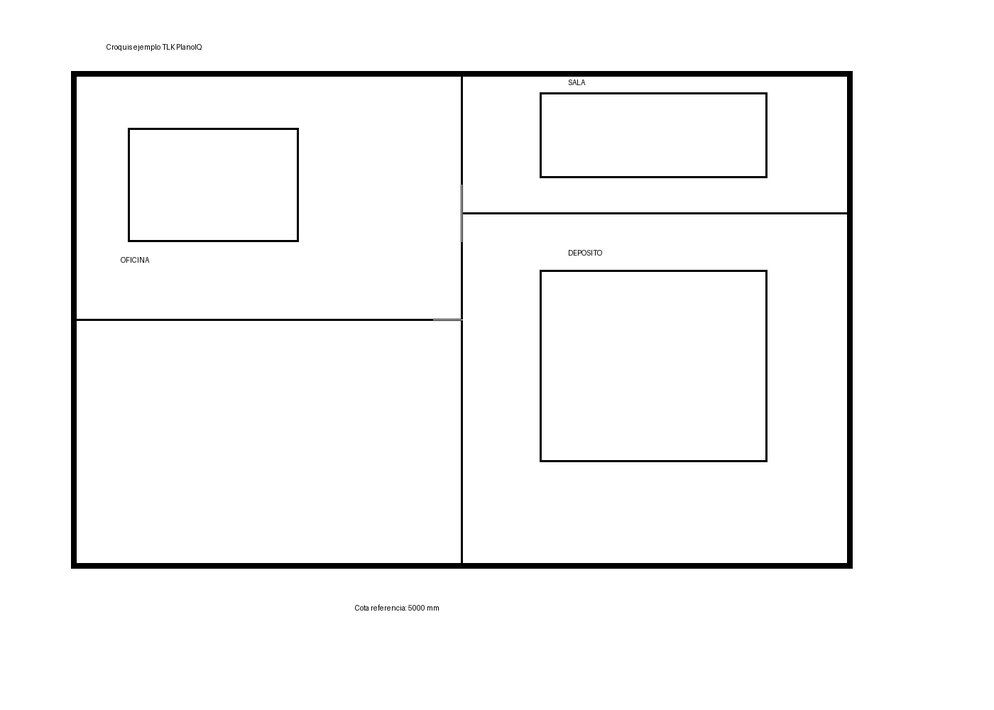
#> input picture data/uploads/ea3ed292077d.png, 994 x 710 px, shrunk from 1400 x 1000 before the run
$ python -i document_normalizer.py   (imports and definitions only)
#> lines starting #> are read from the running program, lines starting #| are printed output that depends on the picture; after the words box and inside, x2 and y2 are one past the last pixel; in counts of white or black regions, pixels touching at a corner belong together
#> further down, picture is the input picture: shape (710, 994, 3); min 0, max 255, mean 247.1
from __future__ import annotations

from typing import Any
import cv2
import numpy as np


def _auto_crop_to_content(gray: np.ndarray) -> tuple[np.ndarray, dict[str,int]]:
    h, w = gray.shape[:2]
#> h = 710; w = 994
    inv = 255 - gray
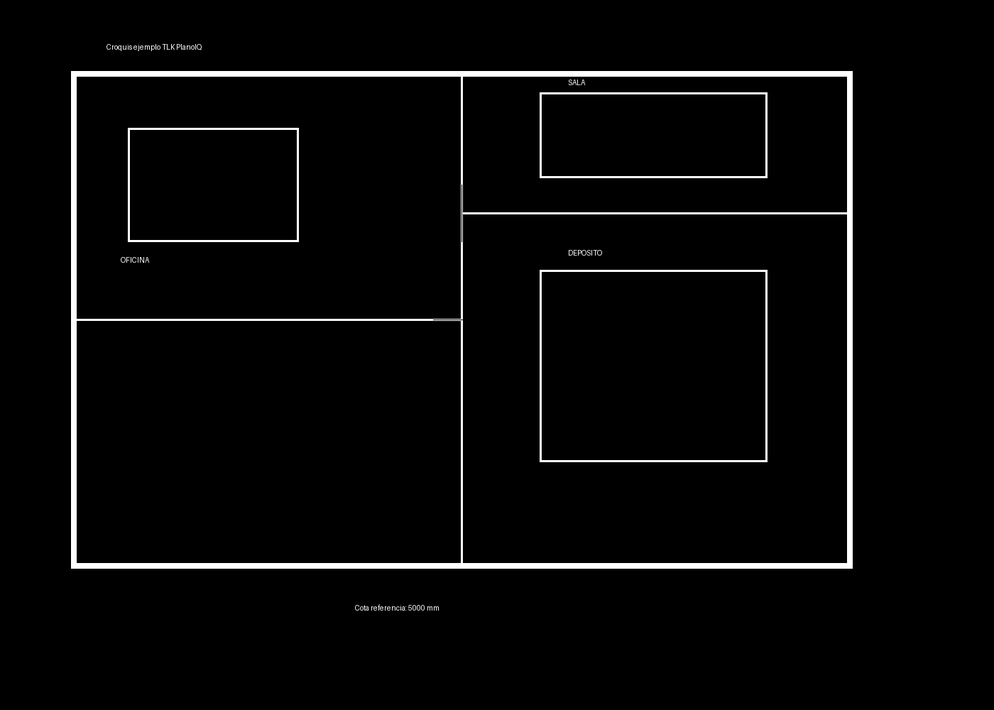
#> inv: shape (710, 994); min 0, max 255, mean 7.9
    _, th = cv2.threshold(inv, 0, 255, cv2.THRESH_BINARY + cv2.THRESH_OTSU)
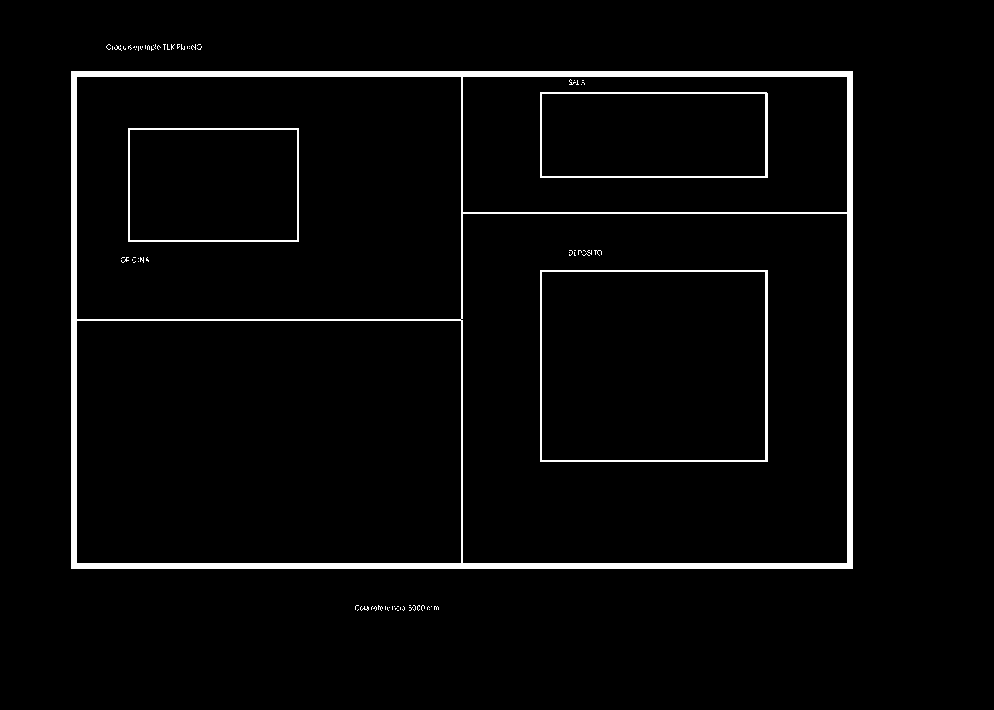
#> th: shape (710, 994); 3.2% white; 82 white regions (77 under 20 px), largest, box (x1, y1, x2, y2) and area: (71, 71, 853, 569) 17722, (540, 270, 768, 462) 1852, (540, 92, 768, 178) 1321, (128, 128, 299, 242) 1124, (360, 606, 369, 611) 20
    coords = cv2.findNonZero(th)
#> coords = contour of 22480 points, box (x1, y1, x2, y2) (71, 44, 853, 611), area 106957
    if coords is None:
        return gray, {"x": 0, "y": 0, "w": w, "h": h}
    x, y, bw, bh = cv2.boundingRect(coords)
#> x = 71; y = 44; bw = 782; bh = 567
    pad_x = max(8, int(bw * 0.02))
#> pad_x = 15
    pad_y = max(8, int(bh * 0.02))
#> pad_y = 11
    x1 = max(0, x - pad_x)
#> x1 = 56
    y1 = max(0, y - pad_y)
#> y1 = 33
    x2 = min(w, x + bw + pad_x)
#> x2 = 868
    y2 = min(h, y + bh + pad_y)
#> y2 = 622
    return gray[y1:y2, x1:x2], {"x": x1, "y": y1, "w": x2 - x1, "h": y2 - y1}


def normalize_document(image_bgr: np.ndarray) -> dict[str, Any]:
    original = image_bgr.copy()
    gray = cv2.cvtColor(original, cv2.COLOR_BGR2GRAY)
    cropped_gray, crop_box = _auto_crop_to_content(gray)
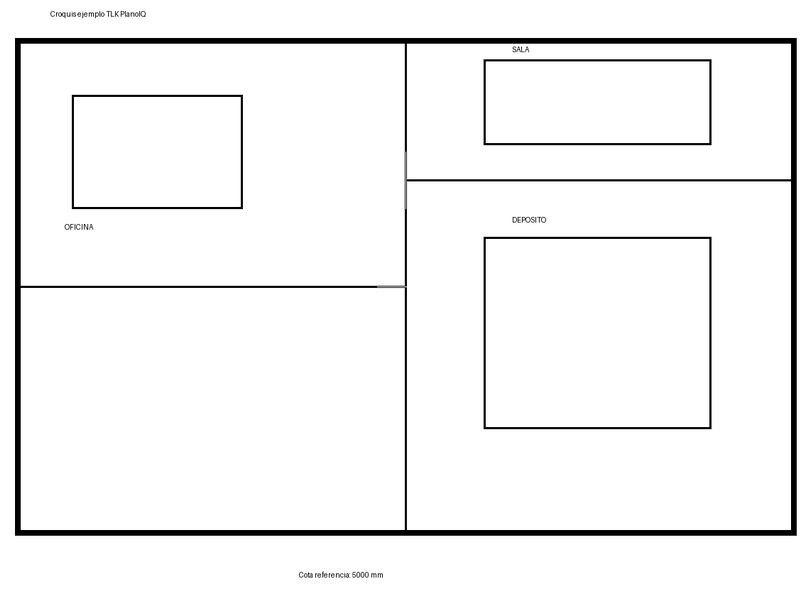
#> cropped_gray: shape (589, 812); min 0, max 255, mean 243.4
#> crop_box = {'x': 56, 'y': 33, 'w': 812, 'h': 589}
    # fondo suave para compensar sombras sin empastar líneas finas
    blur = cv2.GaussianBlur(cropped_gray, (0, 0), 15)
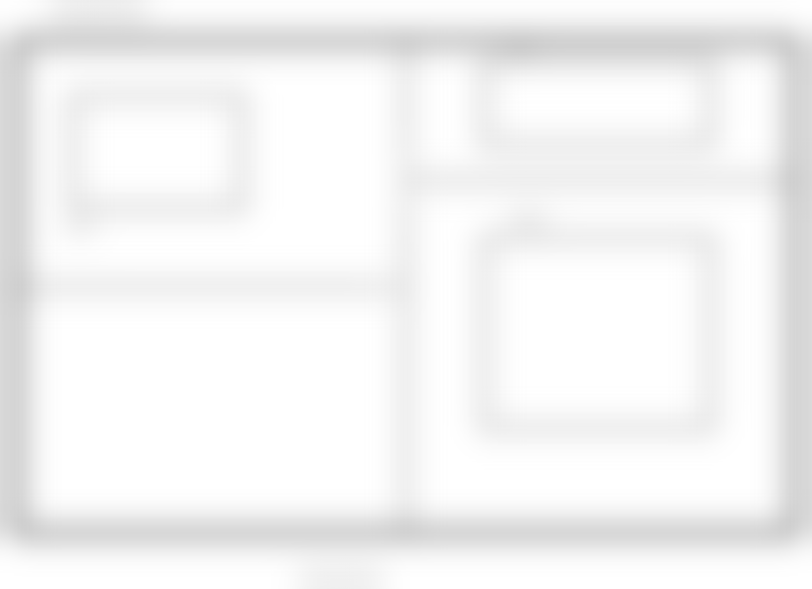
#> blur: shape (589, 812); min 204, max 255, mean 243.4
    shadow_corrected = cv2.divide(cropped_gray, blur, scale=255)
    shadow_corrected = cv2.normalize(shadow_corrected, None, 0, 255, cv2.NORM_MINMAX)
    clahe = cv2.createCLAHE(clipLimit=1.6, tileGridSize=(8, 8))
    normalized_gray = clahe.apply(shadow_corrected)
    # unsharp muy leve, documental y no agresivo
    soft = cv2.GaussianBlur(normalized_gray, (0, 0), 0.8)
    sharpened = cv2.addWeighted(normalized_gray, 1.08, soft, -0.08, 0)
    preserved_bgr = cv2.cvtColor(sharpened, cv2.COLOR_GRAY2BGR)
    return {
        "gray": cropped_gray,
        "normalized_gray": normalized_gray,
        "preserved_bgr": preserved_bgr,
        "crop_box": crop_box,
    }

>>> import cv2
>>> picture = cv2.imread('../../data/uploads/ea3ed292077d.png')
>>> result = normalize_document(picture)
#> result = 4 items
